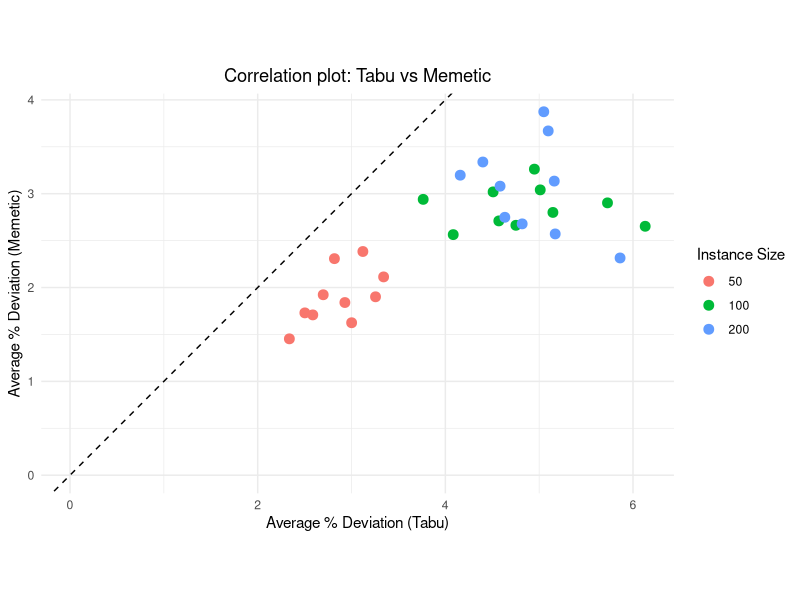

Generate this figure with R:
library(dplyr)
library(ggplot2)
library(tidyr)

setwd("/Users/oscar/code/c/FlowshopSLS/results/tabu/analysis/")

tabu <- read.csv("../../resultsTabu.csv")
memetic <- read.csv("../../resultsMemetic.csv")

tabu$algo <- "Tabu"
memetic$algo <- "Memetic"

all_data <- bind_rows(tabu, memetic)

# Average deviation per algorithm and instance
avg_dev <- all_data %>%
  group_by(instance, algo, n_jobs) %>%
  summarise(avg_pct_dev = mean(pct_dev), .groups = 'drop')

# To have a single line per instance: <instance, n_jobs, Tabu, Memetic>
wide_dev <- avg_dev %>%
  pivot_wider(names_from = algo, values_from = avg_pct_dev)

ggplot(wide_dev, aes(x = Tabu, y = Memetic, color = factor(n_jobs))) +
  geom_point(size = 3) +
  geom_abline(slope = 1, intercept = 0, linetype = "dashed") +
  labs(
    title = "Correlation plot: Tabu vs Memetic",
    x = "Average % Deviation (Tabu)",
    y = "Average % Deviation (Memetic)",
    color = "Instance Size"
  ) +
  theme_minimal() + 
  coord_fixed() + xlim(0, NA) + ylim(0, NA) + 
  theme(plot.title = element_text(hjust = 0.5))


